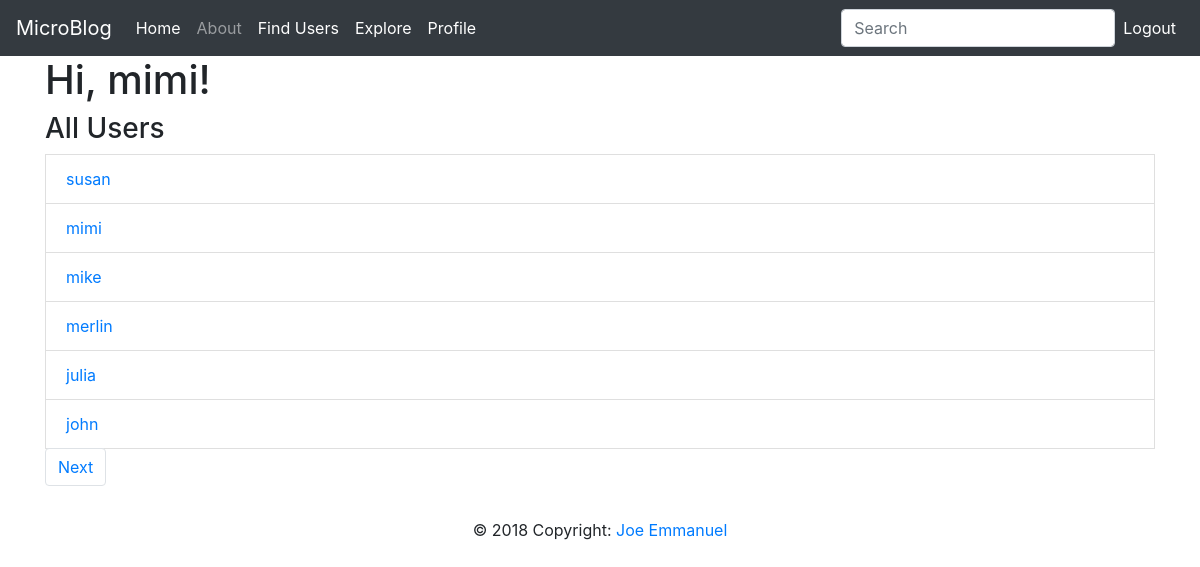
Screenshot of /all_users (signed in) with the database file from the repository.
### app/models.py (models this page shows, shortened)
class User(UserMixin, db.Model):
    __tablename__ = 'user'
    id = db.Column(db.Integer, primary_key=True)
    username = db.Column(db.String(64), index=True, unique=True)
    email = db.Column(db.String(64), index=True, unique=True)
    password_hash = db.Column(db.String(128))
    posts = db.relationship('Post', backref='author', lazy='dynamic')
    about_me = db.Column(db.String(140))
    last_seen = db.Column(db.DateTime, default=datetime.utcnow)
    followed = db.relationship(
        'User', secondary=followers,
        primaryjoin=(followers.c.follower_id == id),
        secondaryjoin=(followers.c.followed_id == id),
        backref=db.backref('followers', lazy='dynamic'), lazy='dynamic')

### app/main/routes.py (the view)
@bp.route('/all_users')
@login_required
def all_users():
    page = request.args.get('page', 1, type=int)
    users = User.query.order_by(User.username.desc()).paginate(page, current_app.config['USERS_PER_PAGE'], False)  # attempting to implement a situation where a user can view other users
    posts = Post.query.order_by(Post.timestamp.desc()).paginate(page, current_app.config['POSTS_PER_PAGE'], False)
    next_url = url_for('main.all_users', page=users.next_num) if users.has_next else None
    prev_url = url_for('main.all_users', page=users.prev_num) if users.has_prev else None
    return render_template('all_users.html', users=users.items, title='All Users', next_url=next_url, prev_url=prev_url)

### app/main/forms.py
class SearchForm(FlaskForm):
    q = StringField('Search', validators=[DataRequired()])
    def __init__(self, *args, **kwargs):
        if 'formdata' not in kwargs:
            kwargs['formdata'] = request.args
        if 'csrf_enabled' not in kwargs:
            kwargs['csrf_enabled'] = False
        super(SearchForm, self).__init__(*args, **kwargs)

### app/main/routes.py (called while the page is built)
@bp.before_request
def before_request():
    if current_user.is_authenticated:
        current_user.last_seen = datetime.utcnow()
        db.session.commit()
        g.search_form = SearchForm()

### app/models.py (called while the page is built)
@login.user_loader
def loaded_user(id):
    return User.query.get(int(id))

### app/templates/all_users.html (shortened to what this page needs)
{% extends "base.html" %}
{% block content %}
    <h1>Hi, {{ current_user.username }}!</h1>
    {% if users %}
    <h3>All Users</h3>
    {% for user in users %}
    <ul class="list-group-item"><a href="{{ url_for('main.user', username=user.username) }}">{{ user.username }} </a></ul>
    {% endfor %}
    {% endif %}
    <nav aria-label="...">
  <ul class="pagination">
      {% if next_url %}
      <li class="page-item">
      <a class="page-link" href="{{ next_url }}">Next</a>
    </li>
      {% endif %}
  </ul>
</nav>
{% endblock %}

### rows the page displays
User: username "mimi"
User: username "susan"
User: username "mike"
User: username "merlin"
User: username "julia"
User: username "john"
